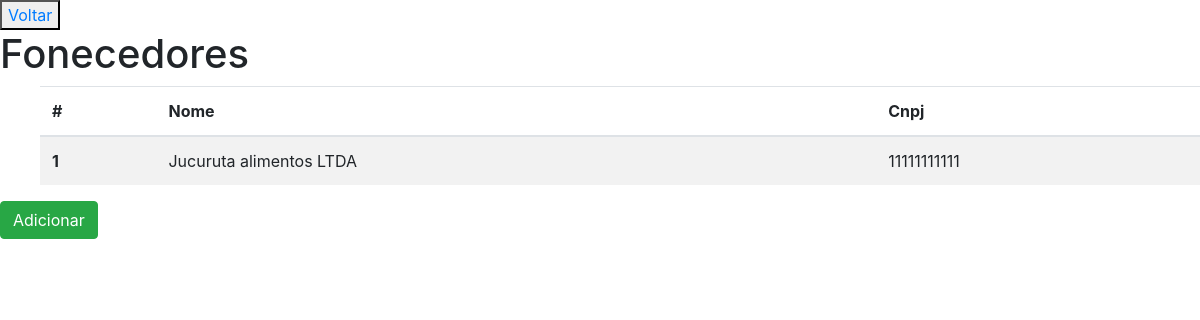
/fornecedor/, run on an earlier commit of the app's database.
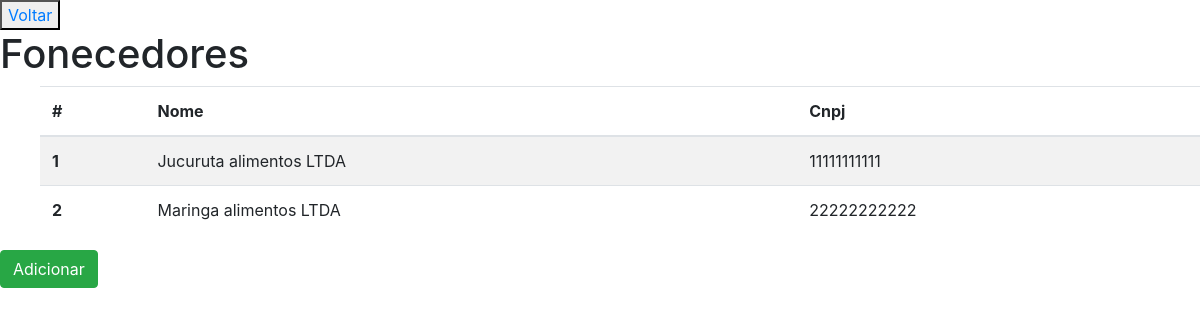
And on a later commit of the database.
### apps/paginas/models.py (models this page shows, shortened)
class Fornecedor(models.Model):
    nome = models.CharField(max_length=100)
    cnpj = models.CharField(max_length=14, unique=True)

### apps/paginas/views.py (the view)
# urls.py: path('fornecedor/', FornecedorView.as_view(), name='list_fornecedores'),
class FornecedorView(ListView):
    model = Fornecedor
    template_name = 'paginas/list_fornecedores.html'
    context_object_name = 'fornecedores'

### apps/paginas/templates/paginas/list_fornecedores.html
{% extends 'paginas/base_paginas.html' %}
{% load static %}
{% block content %}
<button type="button"><a href=" {% url "index" %}">Voltar</a></button>
<h1>Fonecedores</h1>
<ul>
    <table class="table table-striped">
    <thead>
      <tr>
        <th scope="col">#</th>
        <th scope="col">Nome</th>
        <th scope="col">Cnpj</th>
      </tr>
    </thead>
    <tbody>
    {% for fornecedor in fornecedores %}
      <tr>
        <th scope="row"> {{ fornecedor.id }}</th>
        <td>{{ fornecedor.nome }}</td>
        <td>{{ fornecedor.cnpj }}</td>
      </tr>
    {% endfor %}
    </tbody>
    </table>
</ul>
<a href=" {% url "create_fornecedor" %}">
    <button type="button" class="btn btn-success">Adicionar</button>
</a>
{% endblock %}

What changed in the data, as far as the page shows it:
added Fornecedor: id "2", nome "Maringa alimentos LTDA", cnpj "22222222222"
